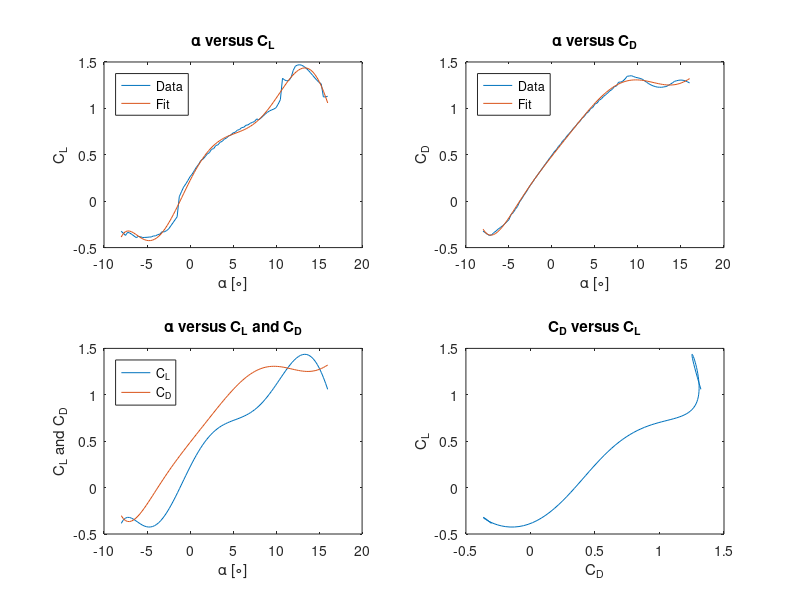
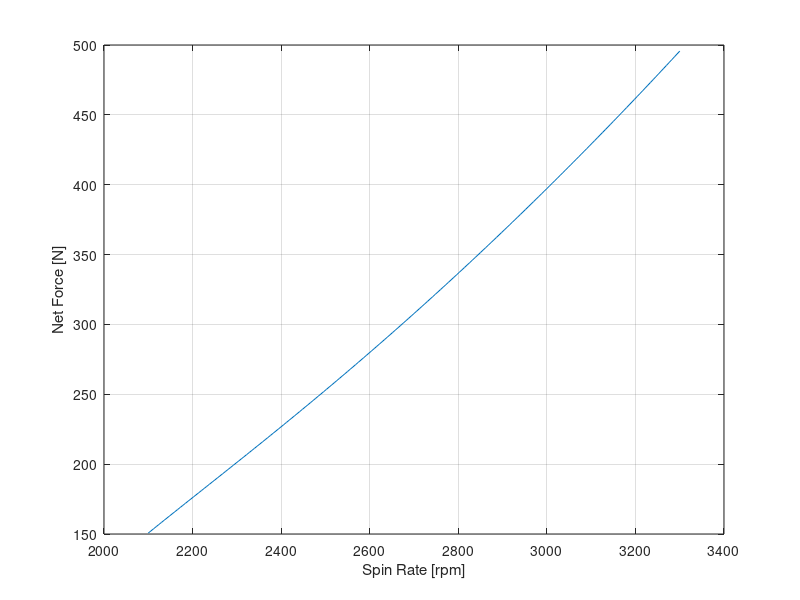

Recreate these plots in MATLAB, in order.
%% Importing and Fitting 
% First import and fit the data to a polynomial and create a function to
% use for obtain the coefficient of lift at every angle of attack 

nums = importdata('nums.txt');
alpha = nums(:,1)';
c_lift = nums(:,2)';
c_drag = nums(:,3)';

coef = polyfit(alpha, c_lift, 7);
c_l = @(t) coef(1)*t.^7+coef(2)*t.^6+coef(3)*t.^5+coef(4)*t.^4+coef(5)*t.^3+coef(6)*t.^2+coef(7)*t+coef(8);
coef = polyfit(alpha, c_drag, 7);
c_d = @(t) coef(1)*t.^7+coef(2)*t.^6+coef(3)*t.^5+coef(4)*t.^4+coef(5)*t.^3+coef(6)*t.^2+coef(7)*t+coef(8);
x = linspace(-8, 16);

figure(1);
subplot(221);
plot(alpha, c_lift, x, c_l(x));
title('\alpha versus C_L')
xlabel('\alpha [\circ]'); ylabel('C_L');
legend('Data', 'Fit', 'Location', 'northwest')

subplot(222);
plot(alpha, c_drag, x, c_d(x));
title('\alpha versus C_D')
xlabel('\alpha [\circ]'); ylabel('C_D');
legend('Data', 'Fit', 'Location', 'northwest')

subplot(223);
plot(x, c_l(x), x, c_d(x));
title('\alpha versus C_L and C_D')
xlabel('\alpha [\circ]'); ylabel('C_L and C_D');
legend('C_L', 'C_D', 'Location', 'northwest')

subplot(224);
plot(c_d(x), c_l(x));
title('C_D versus C_L')
xlabel('C_D'); ylabel('C_L');
%% Incrementing Over Length
r = 62;         % mm
L = 207;        % mm
m = .4;         % kg
g = 9.81;       % m / s^2
rho = 1.16;     % kg / m^3
V_y = 10;       % m / s


phi = @(h) 10 * h / L - 10; % degrees
w_i = 50;
w_f = 30;
w = @(h) (w_f-w_i)*h/L + w_i;    % mm


dh = .01;
spin = 35:.1:55;
rads = 2 * pi * spin;
lift_comp(1, length(spin)) = 0;
drag_comp(1, length(spin)) = 0; 
for i = 0:dh:L
    V_x = rads * (i + r) * .001; % m / s
    theta = - atand(V_y ./ V_x); % degrees
    p = phi(i); % phi
    alpha = p - theta; % degrees
    dA = w(i) * dh * .001^2; % m^2
    V_sq = V_x.^2 + V_y^2;
    V = sqrt(V_sq);
    
    lift_comp(1, :) = lift_comp(1, :) + rho * dA / (2 * V_y) * V.^3 .* c_d(alpha);
    drag_comp(1, :) = drag_comp(1, :) + rho * dA / 2 * V_sq .* c_d(alpha) * V_y .* cosd(theta) ./ V_x;
end

weight = m * g * ones(1,length(lift_comp));
net_vert = 4 * lift_comp - weight;


% subplot(131);
% plot(spin*60, lift_comp);
% grid on;
% xlabel('Spin Rate [rpm]'); ylabel('Lift [N]');
% 
% subplot(132);
% plot(spin*60, drag_comp);
% grid on;
% xlabel('Spin Rate [rpm]'); ylabel('Drag [N]');

figure(2);
plot(spin*60, net_vert);
grid on;
xlabel('Spin Rate [rpm]'); ylabel('Net Force [N]');
